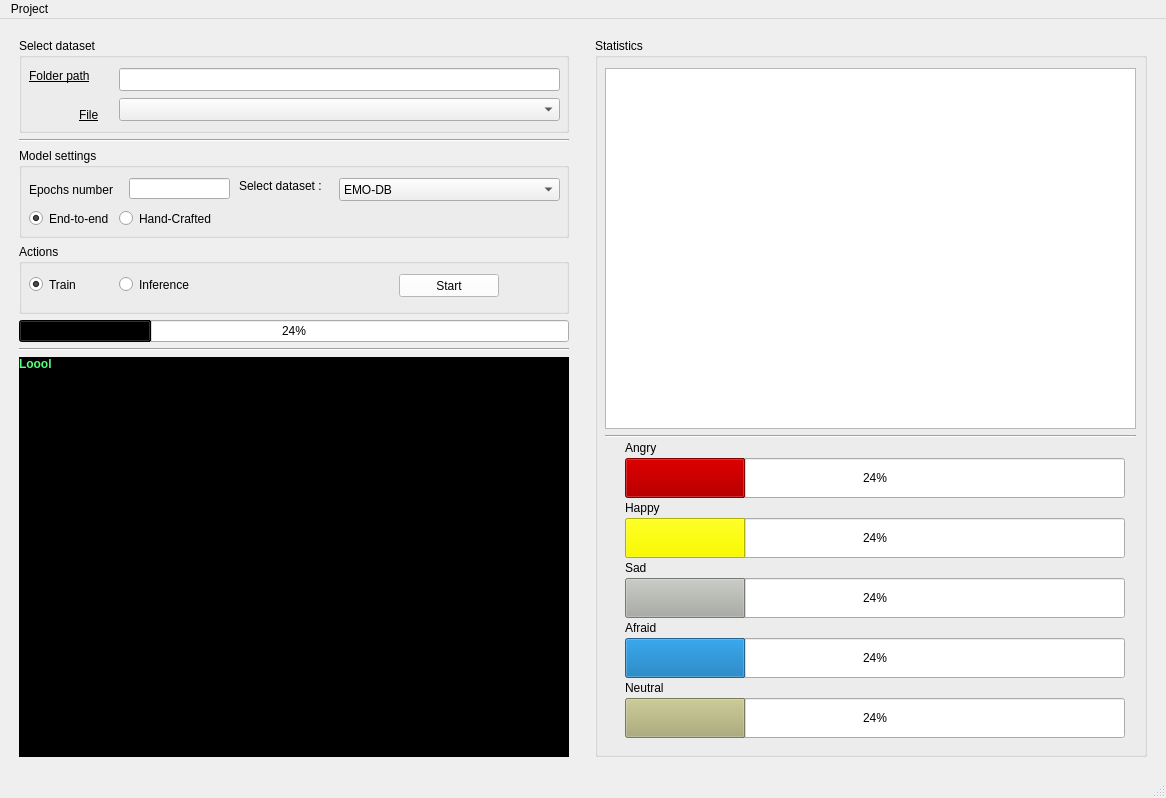
<?xml version="1.0" encoding="UTF-8"?>
<ui version="4.0">
 <class>MainWindow</class>
 <widget class="QMainWindow" name="MainWindow">
  <property name="windowTitle">
   <string>MainWindow</string>
  </property>
  <property name="styleSheet">
   <string notr="true"/>
  </property>
  <widget class="QWidget" name="centralwidget">
   <layout class="QGridLayout" name="gridLayout">
    <item row="0" column="3">
     <layout class="QGridLayout" name="gridLayout_2">
      <property name="spacing">
       <number>0</number>
      </property>
      <item row="0" column="0">
       <layout class="QVBoxLayout" name="verticalLayout" stretch="0">
        <property name="spacing">
         <number>5</number>
        </property>
        <property name="leftMargin">
         <number>10</number>
        </property>
        <property name="topMargin">
         <number>10</number>
        </property>
        <property name="rightMargin">
         <number>10</number>
        </property>
        <property name="bottomMargin">
         <number>10</number>
        </property>
        <item>
         <widget class="QGroupBox" name="groupBox_4">
          <property name="minimumSize">
           <size>
            <width>552</width>
            <height>0</height>
           </size>
          </property>
          <property name="title">
           <string>Statistics</string>
          </property>
          <widget class="QLabel" name="label_2">
           <property name="geometry">
            <rect>
             <x>30</x>
             <y>400</y>
             <width>400</width>
             <height>20</height>
            </rect>
           </property>
           <property name="maximumSize">
            <size>
             <width>16777215</width>
             <height>20</height>
            </size>
           </property>
           <property name="text">
            <string>Angry</string>
           </property>
          </widget>
          <widget class="QProgressBar" name="progressBar">
           <property name="geometry">
            <rect>
             <x>30</x>
             <y>420</y>
             <width>500</width>
             <height>40</height>
            </rect>
           </property>
           <property name="minimumSize">
            <size>
             <width>500</width>
             <height>40</height>
            </size>
           </property>
           <property name="maximumSize">
            <size>
             <width>16777215</width>
             <height>16777215</height>
            </size>
           </property>
           <property name="styleSheet">
            <string notr="true">selection-background-color: rgb(184, 0, 0);</string>
           </property>
           <property name="value">
            <number>24</number>
           </property>
          </widget>
          <widget class="QLabel" name="label_3">
           <property name="geometry">
            <rect>
             <x>30</x>
             <y>460</y>
             <width>400</width>
             <height>20</height>
            </rect>
           </property>
           <property name="maximumSize">
            <size>
             <width>16777215</width>
             <height>20</height>
            </size>
           </property>
           <property name="text">
            <string>Happy</string>
           </property>
          </widget>
          <widget class="QProgressBar" name="progressBar_2">
           <property name="geometry">
            <rect>
             <x>30</x>
             <y>480</y>
             <width>500</width>
             <height>40</height>
            </rect>
           </property>
           <property name="minimumSize">
            <size>
             <width>500</width>
             <height>40</height>
            </size>
           </property>
           <property name="maximumSize">
            <size>
             <width>16777215</width>
             <height>16777215</height>
            </size>
           </property>
           <property name="styleSheet">
            <string notr="true">selection-background-color: rgb(248, 248, 0);</string>
           </property>
           <property name="value">
            <number>24</number>
           </property>
          </widget>
          <widget class="QLabel" name="label_4">
           <property name="geometry">
            <rect>
             <x>30</x>
             <y>520</y>
             <width>400</width>
             <height>20</height>
            </rect>
           </property>
           <property name="maximumSize">
            <size>
             <width>16777215</width>
             <height>20</height>
            </size>
           </property>
           <property name="text">
            <string>Sad</string>
           </property>
          </widget>
          <widget class="QProgressBar" name="progressBar_3">
           <property name="geometry">
            <rect>
             <x>30</x>
             <y>540</y>
             <width>500</width>
             <height>40</height>
            </rect>
           </property>
           <property name="minimumSize">
            <size>
             <width>500</width>
             <height>40</height>
            </size>
           </property>
           <property name="maximumSize">
            <size>
             <width>16777215</width>
             <height>16777215</height>
            </size>
           </property>
           <property name="styleSheet">
            <string notr="true">selection-background-color: rgb(168, 170, 165);</string>
           </property>
           <property name="value">
            <number>24</number>
           </property>
          </widget>
          <widget class="QLabel" name="label_5">
           <property name="geometry">
            <rect>
             <x>30</x>
             <y>580</y>
             <width>400</width>
             <height>20</height>
            </rect>
           </property>
           <property name="maximumSize">
            <size>
             <width>16777215</width>
             <height>20</height>
            </size>
           </property>
           <property name="text">
            <string>Afraid</string>
           </property>
          </widget>
          <widget class="QProgressBar" name="progressBar_4">
           <property name="geometry">
            <rect>
             <x>30</x>
             <y>600</y>
             <width>500</width>
             <height>40</height>
            </rect>
           </property>
           <property name="minimumSize">
            <size>
             <width>500</width>
             <height>40</height>
            </size>
           </property>
           <property name="maximumSize">
            <size>
             <width>16777215</width>
             <height>16777215</height>
            </size>
           </property>
           <property name="value">
            <number>24</number>
           </property>
          </widget>
          <widget class="QLabel" name="label_6">
           <property name="geometry">
            <rect>
             <x>30</x>
             <y>640</y>
             <width>400</width>
             <height>20</height>
            </rect>
           </property>
           <property name="maximumSize">
            <size>
             <width>16777215</width>
             <height>20</height>
            </size>
           </property>
           <property name="text">
            <string>Neutral</string>
           </property>
          </widget>
          <widget class="QProgressBar" name="progressBar_5">
           <property name="geometry">
            <rect>
             <x>30</x>
             <y>660</y>
             <width>500</width>
             <height>40</height>
            </rect>
           </property>
           <property name="minimumSize">
            <size>
             <width>500</width>
             <height>40</height>
            </size>
           </property>
           <property name="maximumSize">
            <size>
             <width>16777215</width>
             <height>16777215</height>
            </size>
           </property>
           <property name="styleSheet">
            <string notr="true">selection-background-color: rgb(170, 170, 127);</string>
           </property>
           <property name="value">
            <number>24</number>
           </property>
          </widget>
          <widget class="Line" name="line_3">
           <property name="geometry">
            <rect>
             <x>10</x>
             <y>390</y>
             <width>531</width>
             <height>16</height>
            </rect>
           </property>
           <property name="orientation">
            <enum>Qt::Horizontal</enum>
           </property>
          </widget>
          <widget class="QGraphicsView" name="graphicsView">
           <property name="geometry">
            <rect>
             <x>10</x>
             <y>30</y>
             <width>531</width>
             <height>361</height>
            </rect>
           </property>
          </widget>
         </widget>
        </item>
       </layout>
      </item>
     </layout>
    </item>
    <item row="0" column="0">
     <layout class="QVBoxLayout" name="verticalLayout_2">
      <property name="spacing">
       <number>6</number>
      </property>
      <property name="sizeConstraint">
       <enum>QLayout::SetDefaultConstraint</enum>
      </property>
      <property name="leftMargin">
       <number>10</number>
      </property>
      <property name="topMargin">
       <number>10</number>
      </property>
      <property name="rightMargin">
       <number>10</number>
      </property>
      <property name="bottomMargin">
       <number>10</number>
      </property>
      <item>
       <widget class="QGroupBox" name="groupBox_3">
        <property name="minimumSize">
         <size>
          <width>0</width>
          <height>95</height>
         </size>
        </property>
        <property name="title">
         <string>Select dataset</string>
        </property>
        <widget class="QComboBox" name="comboBox_2">
         <property name="geometry">
          <rect>
           <x>100</x>
           <y>60</y>
           <width>441</width>
           <height>23</height>
          </rect>
         </property>
        </widget>
        <widget class="QLineEdit" name="lineEdit_2">
         <property name="geometry">
          <rect>
           <x>100</x>
           <y>30</y>
           <width>441</width>
           <height>23</height>
          </rect>
         </property>
        </widget>
        <widget class="QLabel" name="label_9">
         <property name="geometry">
          <rect>
           <x>10</x>
           <y>30</y>
           <width>121</width>
           <height>16</height>
          </rect>
         </property>
         <property name="text">
          <string>&lt;html&gt;&lt;head/&gt;&lt;body&gt;&lt;p&gt;&lt;span style=&quot; text-decoration: underline;&quot;&gt;Folder path&lt;/span&gt;&lt;/p&gt;&lt;/body&gt;&lt;/html&gt;</string>
         </property>
        </widget>
        <widget class="QLabel" name="label_10">
         <property name="geometry">
          <rect>
           <x>60</x>
           <y>70</y>
           <width>57</width>
           <height>15</height>
          </rect>
         </property>
         <property name="text">
          <string>&lt;html&gt;&lt;head/&gt;&lt;body&gt;&lt;p&gt;&lt;span style=&quot; text-decoration: underline;&quot;&gt;File&lt;/span&gt;&lt;/p&gt;&lt;/body&gt;&lt;/html&gt;</string>
         </property>
        </widget>
       </widget>
      </item>
      <item alignment="Qt::AlignTop">
       <widget class="Line" name="line">
        <property name="orientation">
         <enum>Qt::Horizontal</enum>
        </property>
       </widget>
      </item>
      <item>
       <layout class="QHBoxLayout" name="horizontalLayout_2"/>
      </item>
      <item>
       <widget class="QGroupBox" name="groupBox_2">
        <property name="minimumSize">
         <size>
          <width>0</width>
          <height>90</height>
         </size>
        </property>
        <property name="title">
         <string>Model settings</string>
        </property>
        <widget class="QRadioButton" name="radioButton_3">
         <property name="geometry">
          <rect>
           <x>10</x>
           <y>60</y>
           <width>160</width>
           <height>21</height>
          </rect>
         </property>
         <property name="text">
          <string>End-to-end</string>
         </property>
         <property name="checked">
          <bool>true</bool>
         </property>
         <property name="autoRepeat">
          <bool>false</bool>
         </property>
        </widget>
        <widget class="QRadioButton" name="radioButton_4">
         <property name="geometry">
          <rect>
           <x>100</x>
           <y>60</y>
           <width>111</width>
           <height>21</height>
          </rect>
         </property>
         <property name="text">
          <string>Hand-Crafted</string>
         </property>
        </widget>
        <widget class="QLabel" name="label_8">
         <property name="geometry">
          <rect>
           <x>10</x>
           <y>30</y>
           <width>94</width>
           <height>23</height>
          </rect>
         </property>
         <property name="text">
          <string>Epochs number</string>
         </property>
        </widget>
        <widget class="QLineEdit" name="lineEdit">
         <property name="geometry">
          <rect>
           <x>110</x>
           <y>30</y>
           <width>101</width>
           <height>21</height>
          </rect>
         </property>
        </widget>
        <widget class="QComboBox" name="comboBox">
         <property name="geometry">
          <rect>
           <x>320</x>
           <y>30</y>
           <width>221</width>
           <height>23</height>
          </rect>
         </property>
         <property name="minimumSize">
          <size>
           <width>200</width>
           <height>0</height>
          </size>
         </property>
         <property name="focusPolicy">
          <enum>Qt::WheelFocus</enum>
         </property>
         <property name="styleSheet">
          <string notr="true"/>
         </property>
         <property name="maxVisibleItems">
          <number>10</number>
         </property>
         <property name="iconSize">
          <size>
           <width>16</width>
           <height>16</height>
          </size>
         </property>
         <item>
          <property name="text">
           <string>EMO-DB</string>
          </property>
         </item>
         <item>
          <property name="text">
           <string>SAVE</string>
          </property>
         </item>
         <item>
          <property name="text">
           <string>RAVDESS</string>
          </property>
         </item>
         <item>
          <property name="text">
           <string>MULTIPLE</string>
          </property>
         </item>
        </widget>
        <widget class="QLabel" name="label">
         <property name="geometry">
          <rect>
           <x>220</x>
           <y>30</y>
           <width>101</width>
           <height>16</height>
          </rect>
         </property>
         <property name="text">
          <string>Select dataset :</string>
         </property>
        </widget>
       </widget>
      </item>
      <item>
       <widget class="QGroupBox" name="groupBox">
        <property name="minimumSize">
         <size>
          <width>30</width>
          <height>70</height>
         </size>
        </property>
        <property name="title">
         <string>Actions</string>
        </property>
        <widget class="QRadioButton" name="radioButton">
         <property name="geometry">
          <rect>
           <x>10</x>
           <y>30</y>
           <width>54</width>
           <height>21</height>
          </rect>
         </property>
         <property name="toolTip">
          <string>&lt;html&gt;&lt;head/&gt;&lt;body&gt;&lt;p align=&quot;center&quot;&gt;&lt;br/&gt;&lt;/p&gt;&lt;/body&gt;&lt;/html&gt;</string>
         </property>
         <property name="text">
          <string>Train</string>
         </property>
         <property name="checked">
          <bool>true</bool>
         </property>
        </widget>
        <widget class="QRadioButton" name="radioButton_2">
         <property name="geometry">
          <rect>
           <x>100</x>
           <y>30</y>
           <width>226</width>
           <height>21</height>
          </rect>
         </property>
         <property name="text">
          <string>Inference</string>
         </property>
        </widget>
        <widget class="QPushButton" name="pushButton">
         <property name="geometry">
          <rect>
           <x>380</x>
           <y>30</y>
           <width>100</width>
           <height>23</height>
          </rect>
         </property>
         <property name="maximumSize">
          <size>
           <width>100</width>
           <height>16777215</height>
          </size>
         </property>
         <property name="styleSheet">
          <string notr="true">background-color: rgb(255, 255, 255);</string>
         </property>
         <property name="text">
          <string>Start</string>
         </property>
         <property name="iconSize">
          <size>
           <width>16</width>
           <height>16</height>
          </size>
         </property>
        </widget>
       </widget>
      </item>
      <item>
       <layout class="QHBoxLayout" name="horizontalLayout"/>
      </item>
      <item>
       <widget class="QProgressBar" name="progressBar_6">
        <property name="maximumSize">
         <size>
          <width>16777215</width>
          <height>16777215</height>
         </size>
        </property>
        <property name="styleSheet">
         <string notr="true">selection-background-color: rgb(0, 0, 0);</string>
        </property>
        <property name="value">
         <number>24</number>
        </property>
       </widget>
      </item>
      <item>
       <widget class="Line" name="line_2">
        <property name="orientation">
         <enum>Qt::Horizontal</enum>
        </property>
       </widget>
      </item>
      <item>
       <widget class="QLabel" name="label_7">
        <property name="minimumSize">
         <size>
          <width>550</width>
          <height>400</height>
         </size>
        </property>
        <property name="cursor">
         <cursorShape>IBeamCursor</cursorShape>
        </property>
        <property name="styleSheet">
         <string notr="true">font: 9pt &quot;Sans Serif&quot;;
background-color: rgb(0, 0, 0);</string>
        </property>
        <property name="frameShadow">
         <enum>QFrame::Raised</enum>
        </property>
        <property name="lineWidth">
         <number>4</number>
        </property>
        <property name="text">
         <string>&lt;html&gt;&lt;head/&gt;&lt;body&gt;&lt;p&gt;&lt;span style=&quot; font-weight:600; color:#55ff7f;&quot;&gt;Loool&lt;/span&gt;&lt;/p&gt;&lt;/body&gt;&lt;/html&gt;</string>
        </property>
        <property name="textFormat">
         <enum>Qt::AutoText</enum>
        </property>
        <property name="scaledContents">
         <bool>true</bool>
        </property>
        <property name="alignment">
         <set>Qt::AlignLeading|Qt::AlignLeft|Qt::AlignTop</set>
        </property>
        <property name="wordWrap">
         <bool>true</bool>
        </property>
        <property name="margin">
         <number>5</number>
        </property>
        <property name="indent">
         <number>0</number>
        </property>
        <property name="openExternalLinks">
         <bool>false</bool>
        </property>
        <property name="textInteractionFlags">
         <set>Qt::LinksAccessibleByMouse|Qt::TextSelectableByMouse</set>
        </property>
       </widget>
      </item>
     </layout>
    </item>
   </layout>
  </widget>
  <widget class="QMenuBar" name="menubar">
   <property name="geometry">
    <rect>
     <x>0</x>
     <y>0</y>
     <width>1212</width>
     <height>20</height>
    </rect>
   </property>
   <widget class="QMenu" name="menuProject">
    <property name="title">
     <string>Project</string>
    </property>
    <addaction name="actionReset"/>
   </widget>
   <addaction name="menuProject"/>
  </widget>
  <widget class="QStatusBar" name="statusbar"/>
  <action name="actionReset">
   <property name="text">
    <string>Reset</string>
   </property>
  </action>
 </widget>
 <resources>
  <include location="img.qrc"/>
 </resources>
 <connections/>
</ui>
